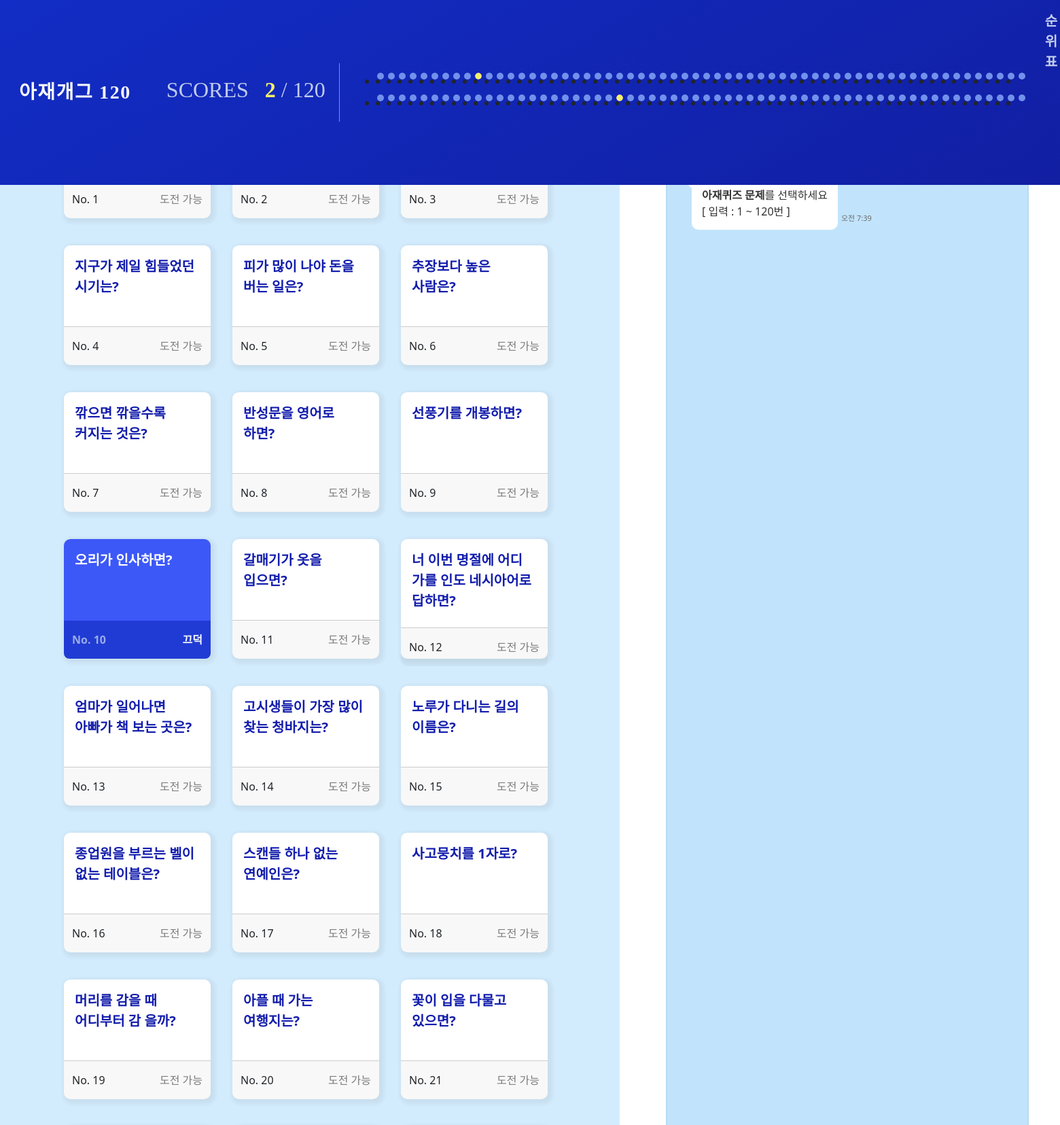
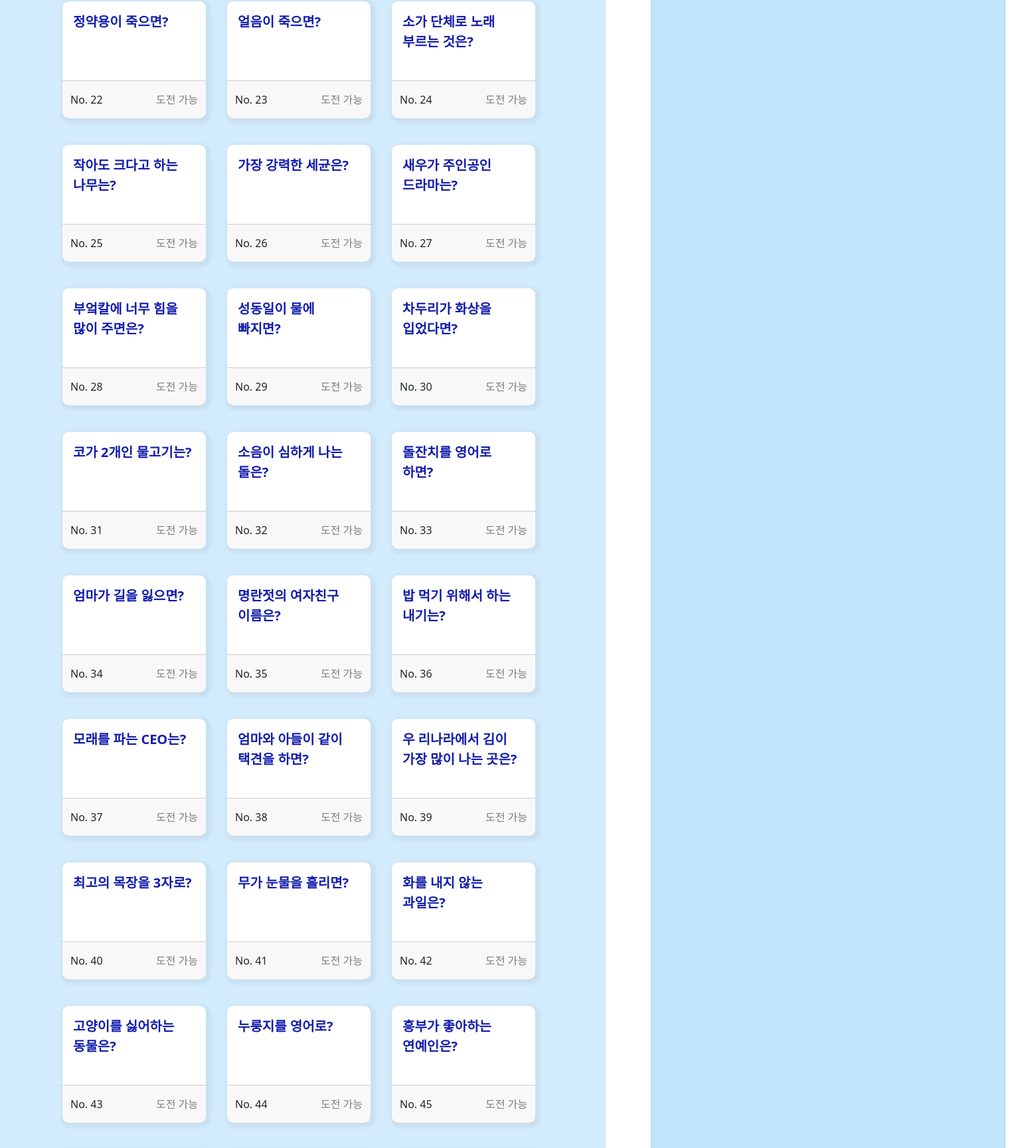
The page /status/show/ (signed in, upper part) on the database its author committed (2 pictures, top to bottom).
### homepage/models.py (models this page shows)
class azquiz(db.Model):
    id = db.Column(db.Integer, primary_key=True)
    quiz = db.Column(db.String(150), nullable=False)
    answer = db.Column(db.String(50), nullable=False)
    hint = db.Column(db.String(50), nullable=False)

### homepage/views/status_views.py (the view)
@bp.route('/show/', methods=('GET', 'POST'))
@login_required
def show():
    solved = Solved.query.filter_by(user_id=g.user.id).all()
    quizs = azquiz.query
    solved_quiz_ids = []
    for solve in solved:
        solved_quiz_ids.append(solve.quiz_id)
    return render_template('status.html', quizs=quizs, solved_quiz_ids=solved_quiz_ids)

### homepage/views/auth_views.py (called while the page is built)
@bp.before_app_request
def load_logged_in_user():
    user_id = session.get('user_id')
    if user_id is None:
        g.user = None
    else:
        g.user = Users.query.get(user_id)

def login_required(view):
    @functools.wraps(view)
    def wrapped_view(*args, **kwargs):
        if g.user is None:
            _next = request.url if request.method == 'GET' else ''
            return redirect(url_for('auth.login', next=_next))
        return view(*args, **kwargs)
    return wrapped_view

### homepage/templates/status.html (shortened to what this page needs)
{% extends 'base.html' %}
{% block content %}
<link rel="stylesheet" href="https://cdnjs.cloudflare.com/ajax/libs/meyer-reset/2.0/reset.min.css" />
<div class="nav-background-behind"></div>
<div class="container-fruid whole_wrap">
    <div class="row">
        <div class="col-sm-7 quiz_wrap">
            <div class="d-flex flex-wrap justify-content-center align-items-start mx-3 my-4 p-3">
                {% for quiz in quizs %}
                <div class="my-1 quizBoxSelect" id="{{ loop.index }}">
                    <div class="col-10 card m-3" style="width: 13.5rem; height: 11rem; border-radius: 0.6rem;"
                        id="quizbox{{ loop.index }}">
                        {% if quiz.id in solved_quiz_ids %}
                        <div class="card-body text-quiz quizsuccess-top">
                            <h5 class="card-title fs-5 text fw-bold lh-base quizsuccess-text"
                                style="word-break:keep-all" id="quiz{{ quiz.id }}">{{ quiz.quiz }}</h5>
                        </div>
                        <div class="container card-footer quizsuccess">
                            <div class="row">
                                <span class="col-5 p-2 fs-6 fw-bold quizsuccess-number">No. {{ quiz.id }}</span>
                                <span class="col-7 text-end p-2 text-light fw-bold">
                                    {{ quiz.answer }}
                                </span>
                            </div>
                        </div>
                        {% else %}
                        <div class="card-body text-quiz" id="quizCardBody{{ quiz.id }}">
                            <h5 class="card-title fs-5 text fw-bold lh-base" style="word-break: keep-all"
                                id="quiz{{ quiz.id }}">{{ quiz.quiz }}</h5>
                        </div>
                        <div class="container card-footer" id="unSolvedDiv{{ quiz.id }}">
                            <div class="row">
                                <span class="col-5 p-2 fs-6" id="unSolvedSpanQuizId{{ quiz.id }}">No. {{
                                    quiz.id}}</span>
                                <span class="col-7 text-end p-2 text-black-50" id="unSolvedSpan{{ quiz.id }}">
                                    도전 가능
                                </span>
                            </div>
                        </div>
                        {% endif %}
                    </div>
                </div>
                {% endfor %}
            </div>
        </div>
        <div class="col-lg-5">
            <div class="chat_wrap">
                <div class="inner">
                </div>
            </div>
        </div>
    </div>
</div>
{% endblock %}

### homepage/static/style.css (style rules this page uses)
html, body { scroll-behavior: smooth; }
body { overflow: hidden; }
.text-quiz { color: #131dac; }
.nav-background-behind { position: fixed; width: 100%; height: 85px; }
.card { border: none; box-shadow: 3px 3px 5px 4px rgb(77, 71, 71, 0.075); }
.card-footer:last-child { border-radius: 0 0 0.5rem 0.5rem; }
.quizsuccess-top { transition: background-color 0.5s ease-in-out; background-color: #3c58f7; border-top-left-radius: 0.6rem; border-top-right-radius: 0.6rem; }
.quizsuccess-top .quizsuccess-text { transition: color 0.5s ease-in-out; color: #FFFFFF !important; }
.quizsuccess-number { transition: color 0.5s ease-in-out; color: #9aace7 !important; }
.quizsuccess { transition: background-color 0.5s ease-in-out; background-color: #203bd4; border-top: 0; }
.quizBoxSelect { opacity: 1; }
.whole_wrap { overflow: hidden; height: 100vh; padding-top: 85px; }

### rows shown on the page
azquiz: id "1"
azquiz: id "2"
azquiz: id "3"
azquiz: quiz "지구가 제일 힘들었던 시기는?", id "4"
azquiz: quiz "피가 많이 나야 돈을 버는 일은?", id "5"
azquiz: quiz "추장보다 높은 사람은?", id "6"
azquiz: quiz "깎으면 깎을수록 커지는 것은?", id "7"
azquiz: quiz "반성문을 영어로 하면?", id "8"
azquiz: quiz "선풍기를 개봉하면?", id "9"
azquiz: quiz "오리가 인사하면?", id "10", answer "끄덕"
azquiz: quiz "갈매기가 옷을 입으면?", id "11"
azquiz: quiz "너 이번 명절에 어디 가를 인도 네시아어로 답하면?", id "12"
azquiz: quiz "엄마가 일어나면 아빠가 책 보는 곳은?", id "13"
azquiz: quiz "고시생들이 가장 많이 찾는 청바지는?", id "14"
azquiz: quiz "노루가 다니는 길의 이름은?", id "15"
azquiz: quiz "종업원을 부르는 벨이 없는 테이블은?", id "16"
azquiz: quiz "스캔들 하나 없는 연예인은?", id "17"
azquiz: quiz "사고뭉치를 1자로?", id "18"
azquiz: quiz "머리를 감을 때 어디부터 감 을까?", id "19"
azquiz: quiz "아플 때 가는 여행지는?", id "20"
azquiz: quiz "꽃이 입을 다물고 있으면?", id "21"
azquiz: quiz "정약용이 죽으면?", id "22"
azquiz: quiz "얼음이 죽으면?", id "23"
azquiz: quiz "소가 단체로 노래 부르는 것은?", id "24"
azquiz: quiz "작아도 크다고 하는 나무는?", id "25"
azquiz: quiz "가장 강력한 세균은?", id "26"
azquiz: quiz "새우가 주인공인 드라마는?", id "27"
azquiz: quiz "부엌칼에 너무 힘을 많이 주면은?", id "28"
azquiz: quiz "성동일이 물에 빠지면?", id "29"
azquiz: quiz "차두리가 화상을 입었다면?", id "30"
azquiz: quiz "코가 2개인 물고기는?", id "31"
azquiz: quiz "소음이 심하게 나는 돌은?", id "32"
azquiz: quiz "돌잔치를 영어로 하면?", id "33"
azquiz: quiz "엄마가 길을 잃으면?", id "34"
azquiz: quiz "명란젓의 여자친구 이름은?", id "35"
azquiz: quiz "밥 먹기 위해서 하는 내기는?", id "36"
azquiz: quiz "모래를 파는 CEO는?", id "37"
azquiz: quiz "엄마와 아들이 같이 택견을 하면?", id "38"
azquiz: quiz "우 리나라에서 김이 가장 많이 나는 곳은?", id "39"
azquiz: quiz "최고의 목장을 3자로?", id "40"
azquiz: quiz "무가 눈물을 흘리면?", id "41"
azquiz: quiz "화를 내지 않는 과일은?", id "42"
azquiz: quiz "고양이를 싫어하는 동물은?", id "43"
azquiz: quiz "누룽지를 영어로?", id "44"
azquiz: quiz "흥부가 좋아하는 연예인은?", id "45"

### other values the page prints
{{ solved_quiz_ids|length }} "2"
